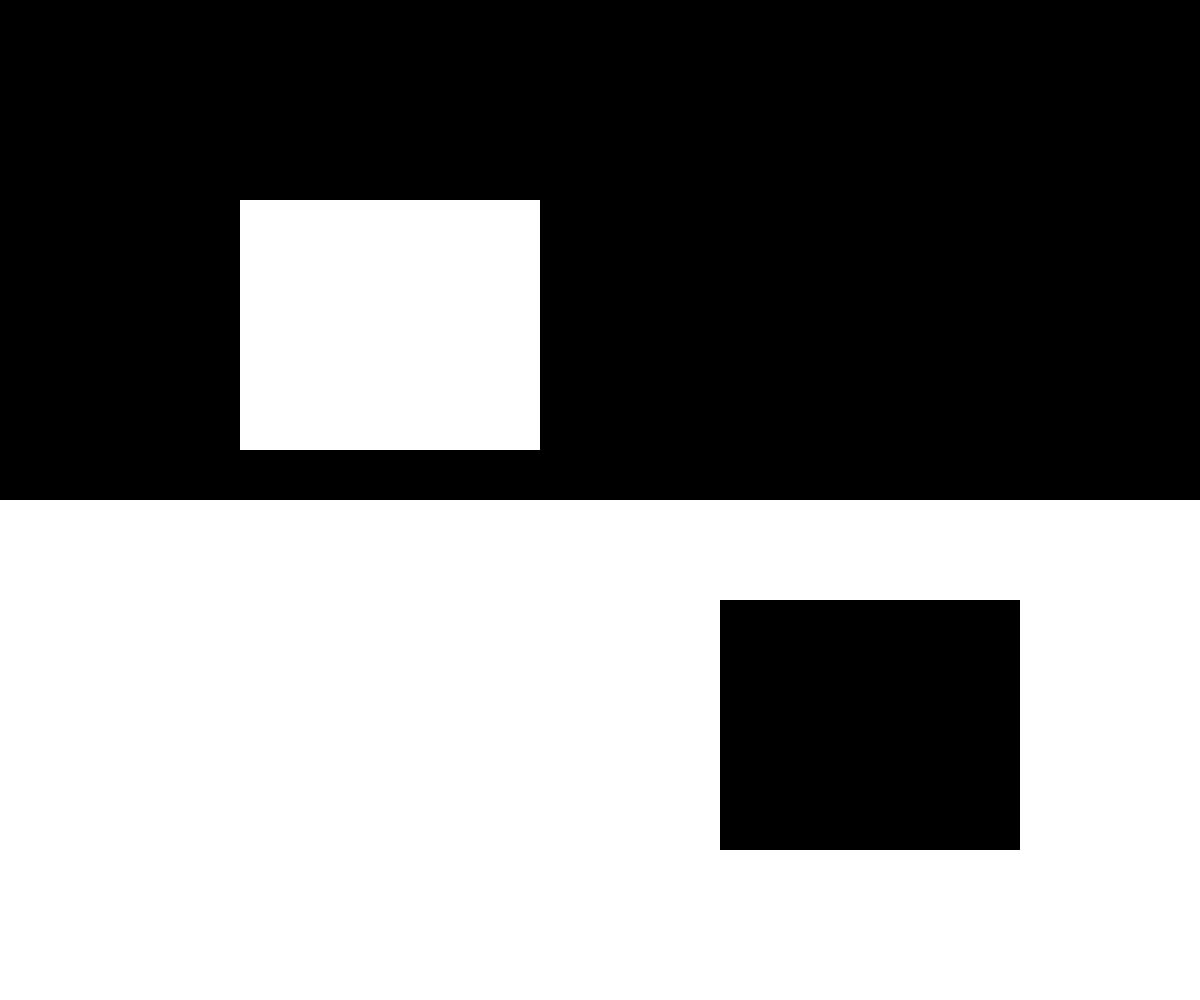
Frame 1 (no input)
Frame 60 (no input): identical to frame 1, image omitted
Frame 120 (the mouse pressed at the canvas centre since frame 60): blank canvas, image omitted

The p5.js sketch that drew this single still picture (run headless with seeded random() and noise() and a simulated clock; from frame 60 on, the mouse is pressed at the canvas centre):

// p5.js sketch
// ── sketch.js
function setup() {
  createCanvas(windowWidth, windowHeight);
}

function draw() {
  let col = map(mouseX, 0, width, 0, 255);
  let bottomCol = map(mouseX, 0, width, 255, 0);
  
  noStroke();
  fill(col);
  // Bigger rect.
  rect(0, 0, width, height/2);
    push()
      fill(bottomCol);
      // Beeg rect.
      rect(0, height/2, width, height/2);
      // Smol rect.
      rect(width/5, height/5, width/4, height/4);
    pop();
  // Smol rect. (w/ fill(col))
  rect(3*width/5, 3*height/5, width/4, height/4);
}
